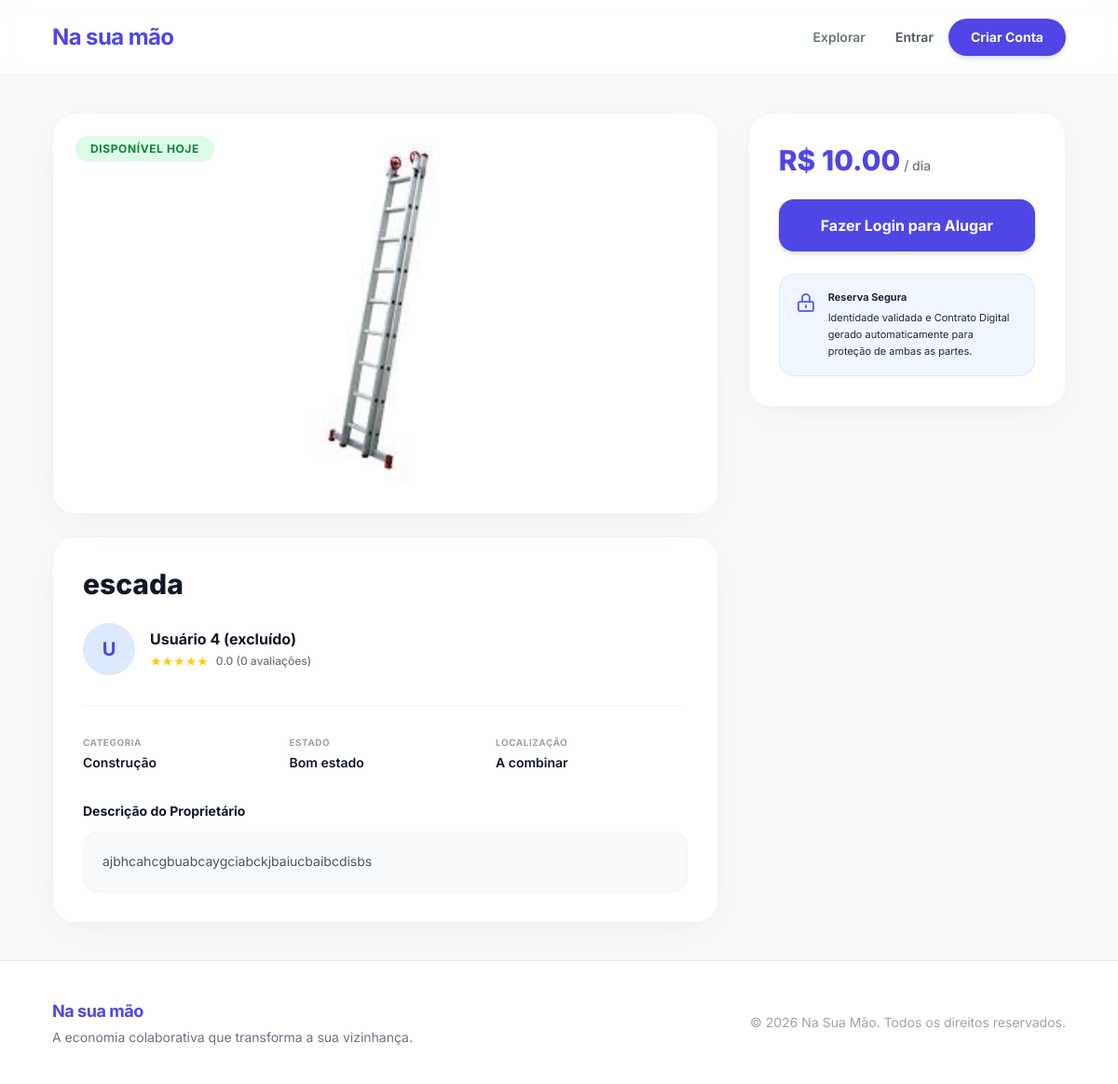
The page /ferramentas/1 on the database its author committed.
### models/models.py (models this page shows)
class Ferramenta(Base):
    __tablename__ = "ferramentas"
    id_ferramenta = Column(Integer, primary_key=True, index=True)
    id_locador = Column(Integer, ForeignKey("usuarios.id_usuario"), nullable=False)
    id_categoria = Column(Integer, ForeignKey("categorias.id_categoria"), nullable=False)
    titulo = Column(String(100), nullable=False)
    descricao = Column(Text, nullable=False)
    voltagem = Column(SAEnum(Voltagem), default=Voltagem.MANUAL)
    estado_conservacao = Column(SAEnum(EstadoConservacao), default=EstadoConservacao.BOM)
    preco_diaria = Column(Numeric(10, 2), nullable=False)
    status_ferramenta = Column(SAEnum(StatusFerramenta), default=StatusFerramenta.DISPONIVEL)
    foto1 = Column(String(255), nullable=True)
    foto2 = Column(String(255), nullable=True)
    foto3 = Column(String(255), nullable=True)
    foto4 = Column(String(255), nullable=True)
    foto5 = Column(String(255), nullable=True)
    locador = relationship("Usuario", back_populates="ferramentas")
    categoria = relationship("Categoria", back_populates="ferramentas")
    reservas = relationship("Reserva", back_populates="ferramenta")

class Usuario(Base):
    __tablename__ = "usuarios"
    id_usuario = Column(Integer, primary_key=True, index=True)
    nome = Column(String(100), nullable=False)
    email = Column(String(100), unique=True, index=True, nullable=False)
    senha = Column(String(255), nullable=False)
    cpf = Column(String(14), unique=True, nullable=False)
    cep = Column(String(9), nullable=True)
    telefone = Column(String(15), nullable=True)
    reputacao_acumulada = Column(Numeric(3, 1), default=0.0)
    tipo_perfil = Column(SAEnum(TipoPerfil), default=TipoPerfil.AMBOS)
    data_cadastro = Column(DateTime(timezone=True), server_default=func.now())
    latitude = Column(Float, nullable=True)
    longitude = Column(Float, nullable=True)
    data_nascimento = Column(Date, nullable=False)
    bairro = Column(String(100), nullable=True)
    endereco = Column(String(255), nullable=True)
    foto = Column(String(255), nullable=True)
    total_alugueis = Column(Integer, default=0)
    status_conta = Column(String(20), default="ativo")
    is_admin = Column(Boolean, default=False)
    ferramentas = relationship("Ferramenta", back_populates="locador")
    reservas_como_locatario = relationship("Reserva", back_populates="locatario", foreign_keys="Reserva.id_locatario")

class Categoria(Base):
    __tablename__ = "categorias"
    id_categoria = Column(Integer, primary_key=True, index=True)
    nome_categoria = Column(String(50), nullable=False)
    ferramentas = relationship("Ferramenta", back_populates="categoria")

### src/controllers/ferramenta_controller.py (the view)
@router.get("/ferramentas/{ferramenta_id}", response_class=HTMLResponse)
async def detalhe_ferramenta(request: Request, ferramenta_id: int, db: Session = Depends(get_db)):
    usuario = get_usuario_atual(request, db)
    ferramenta = db.query(Ferramenta).filter(Ferramenta.id_ferramenta == ferramenta_id).first()
    if not ferramenta:
        return RedirectResponse("/", status_code=302)
    avaliacoes_locador = db.query(Avaliacao).filter(
        Avaliacao.id_avaliado == ferramenta.id_locador
    ).order_by(Avaliacao.id_avaliacao.desc()).limit(5).all()
    return templates.TemplateResponse("ferramenta_detalhe.html", {
        "request": request, "usuario": usuario,
        "ferramenta": ferramenta, "avaliacoes_locador": avaliacoes_locador
    })

### templates/ferramenta_detalhe.html (shortened to what this page needs)
{% extends "base.html" %}
{% block content %}
<div class="grid grid-cols-1 lg:grid-cols-3 gap-8 items-start">
  <div class="lg:col-span-2 space-y-6">
    <div class="bg-white rounded-3xl shadow-soft border border-gray-100 p-8 relative">
      <div class="absolute top-6 left-6 z-10">
        <span class="bg-green-100 text-green-700 text-xs px-4 py-1.5 rounded-full font-bold uppercase tracking-wider shadow-sm">
          Disponível Hoje
        </span>
      </div>
      {% set fotos = [ferramenta.foto1, ferramenta.foto2, ferramenta.foto3, ferramenta.foto4, ferramenta.foto5] | select | list %}
      <div class="aspect-[4/3] sm:aspect-video flex items-center justify-center relative">
        {% if fotos %}
          <img id="foto-principal" src="{{ fotos[0] }}" class="w-full h-full object-contain max-h-[400px]">
        {% else %}
          <div class="text-8xl text-gray-200">🔧</div>
        {% endif %}
      </div>
    </div>
    <div class="bg-white rounded-3xl shadow-soft border border-gray-100 p-8">
      <h1 class="text-2xl md:text-3xl font-extrabold text-gray-900 mb-6">{{ ferramenta.titulo }}</h1>
      <div class="flex items-center gap-4 mb-8 pb-8 border-b border-gray-100">
        <div class="w-14 h-14 rounded-full bg-primary-100 text-primary-600 flex items-center justify-center text-xl font-bold border border-primary-200">
          {{ ferramenta.locador.nome[0].upper() }}
        </div>
        <div>
          <h3 class="font-bold text-gray-900">{{ ferramenta.locador.nome }}</h3>
          <div class="flex items-center gap-2 mt-0.5">
            <div class="flex text-yellow-400 text-sm">★★★★★</div>
            <span class="text-xs text-gray-500 font-medium">{{ "%.1f"|format(ferramenta.locador.reputacao_acumulada) }} ({{ ferramenta.locador.total_alugueis }} avaliações)</span>
          </div>
        </div>
      </div>
      <div class="grid grid-cols-3 gap-4 mb-8">
        <div>
          <p class="text-[10px] text-gray-400 uppercase font-bold tracking-wider mb-1">Categoria</p>
          <p class="text-sm font-semibold text-gray-900">{{ ferramenta.categoria.nome_categoria }}</p>
        </div>
        <div>
          <p class="text-[10px] text-gray-400 uppercase font-bold tracking-wider mb-1">Estado</p>
          <p class="text-sm font-semibold text-gray-900">{{ ferramenta.estado_conservacao.value }}</p>
        </div>
        <div>
          <p class="text-[10px] text-gray-400 uppercase font-bold tracking-wider mb-1">Localização</p>
          <p class="text-sm font-semibold text-gray-900">{% if ferramenta.locador.bairro %}{{ ferramenta.locador.bairro }}{% else %}A combinar{% endif %}</p>
        </div>
      </div>
      <h2 class="text-sm font-bold text-gray-900 mb-3">Descrição do Proprietário</h2>
      <div class="bg-gray-50 rounded-2xl p-5 border border-gray-100">
        <p class="text-gray-600 text-sm leading-relaxed whitespace-pre-line">{{ ferramenta.descricao }}</p>
      </div>
    </div>
  </div>
  <div class="lg:col-span-1 sticky top-24">
    <div class="bg-white rounded-3xl shadow-soft border border-gray-100 p-8">
      <div class="flex items-baseline gap-1 mb-6">
        <span class="text-3xl font-extrabold text-primary-600">R$ {{ "%.2f"|format(ferramenta.preco_diaria) }}</span>
        <span class="text-sm font-medium text-gray-500">/ dia</span>
      </div>
      {% if usuario %}
        {% if usuario.id_usuario != ferramenta.id_locador %}
          <form method="POST" action="/reservas/solicitar" class="space-y-5">
            <input type="hidden" name="ferramenta_id" value="{{ ferramenta.id_ferramenta }}">
            <div class="grid grid-cols-2 gap-3">
              <div>
                <label class="block text-[10px] font-bold text-gray-400 uppercase tracking-wider mb-2">Retirada</label>
                <input type="date" name="data_inicio" id="data_inicio" required class="w-full border border-gray-200 rounded-xl px-3 py-2.5 text-sm focus:ring-2 focus:ring-primary-500 outline-none transition bg-white shadow-sm text-gray-700">
              </div>
              <div>
                <label class="block text-[10px] font-bold text-gray-400 uppercase tracking-wider mb-2">Devolução</label>
                <input type="date" name="data_fim" id="data_fim" required class="w-full border border-gray-200 rounded-xl px-3 py-2.5 text-sm focus:ring-2 focus:ring-primary-500 outline-none transition bg-white shadow-sm text-gray-700">
              </div>
            </div>
            <button type="submit" class="w-full bg-primary-600 hover:bg-primary-700 text-white py-4 rounded-2xl font-bold text-base transition-all shadow-md hover:shadow-lg transform hover:-translate-y-0.5">
              Solicitar Reserva
            </button>
          </form>
        {% else %}
          <div class="bg-gray-50 rounded-2xl p-6 text-center border border-gray-100">
            <p class="text-sm text-gray-700 font-medium">Você é o dono deste anúncio.</p>
            <a href="/minhas-ferramentas" class="text-primary-600 text-sm hover:underline mt-2 inline-block font-bold">Ver meu catálogo →</a>
          </div>
      {% if avaliacoes_locador %}
      <div class="mt-8 pt-8 border-t border-gray-100">
        <h2 class="text-sm font-bold text-gray-900 mb-4">O que dizem sobre o locador</h2>
        <div class="space-y-4">
          {% for avaliacao in avaliacoes_locador %}
          <div class="bg-gray-50 rounded-2xl p-5 border border-gray-100">
            <div class="flex items-center justify-between mb-3">
              <div class="flex text-yellow-400 text-sm">
                {% for _ in range(avaliacao.nota) %}★{% endfor %}
                {% for _ in range(5 - avaliacao.nota) %}☆{% endfor %}
              </div>
              <span class="text-[10px] text-gray-400 font-bold uppercase tracking-wider">{{ avaliacao.data_avaliacao.strftime('%d/%m/%Y') }}</span>
            </div>
            <p class="text-sm text-gray-600 font-medium italic">"{{ avaliacao.comentario }}"</p>
          </div>
          {% endfor %}
        </div>
      </div>
      {% endif %}
        {% endif %}
      {% else %}
        <a href="/login" class="block text-center w-full bg-primary-600 hover:bg-primary-700 text-white py-4 rounded-2xl font-bold text-base transition-all shadow-md">
          Fazer Login para Alugar
        </a>
      {% endif %}
      <div class="mt-6 bg-primary-50 rounded-2xl p-4 border border-primary-100 flex gap-3">
        <svg class="w-6 h-6 text-primary-500 flex-shrink-0 mt-0.5" fill="none" stroke="currentColor" viewBox="0 0 24 24"><path stroke-linecap="round" stroke-linejoin="round" stroke-width="2" d="M12 15v2m-6 4h12a2 2 0 002-2v-6a2 2 0 00-2-2H6a2 2 0 00-2 2v6a2 2 0 002 2zm10-10V7a4 4 0 00-8 0v4h8z"></path></svg>
        <p class="text-[11px] text-primary-800 leading-relaxed">
          <strong class="block mb-1">Reserva Segura</strong>
          Identidade validada e Contrato Digital gerado automaticamente para proteção de ambas as partes.
        </p>
      </div>
    </div>
  </div>
</div>
{% endblock %}

### rows shown on the page
Ferramenta: titulo "escada", estado_conservacao.value "Bom estado", descricao "ajbhcahcgbuabcaygciabckjbaiucbaibcdisbs", preco_diaria "10.00"
Usuario: locador "U", locador.nome "Usuário 4 (excluído)", locador.reputacao_acumulada "0.0", locador.total_alugueis "0"
Categoria: categoria.nome_categoria "Construção"
